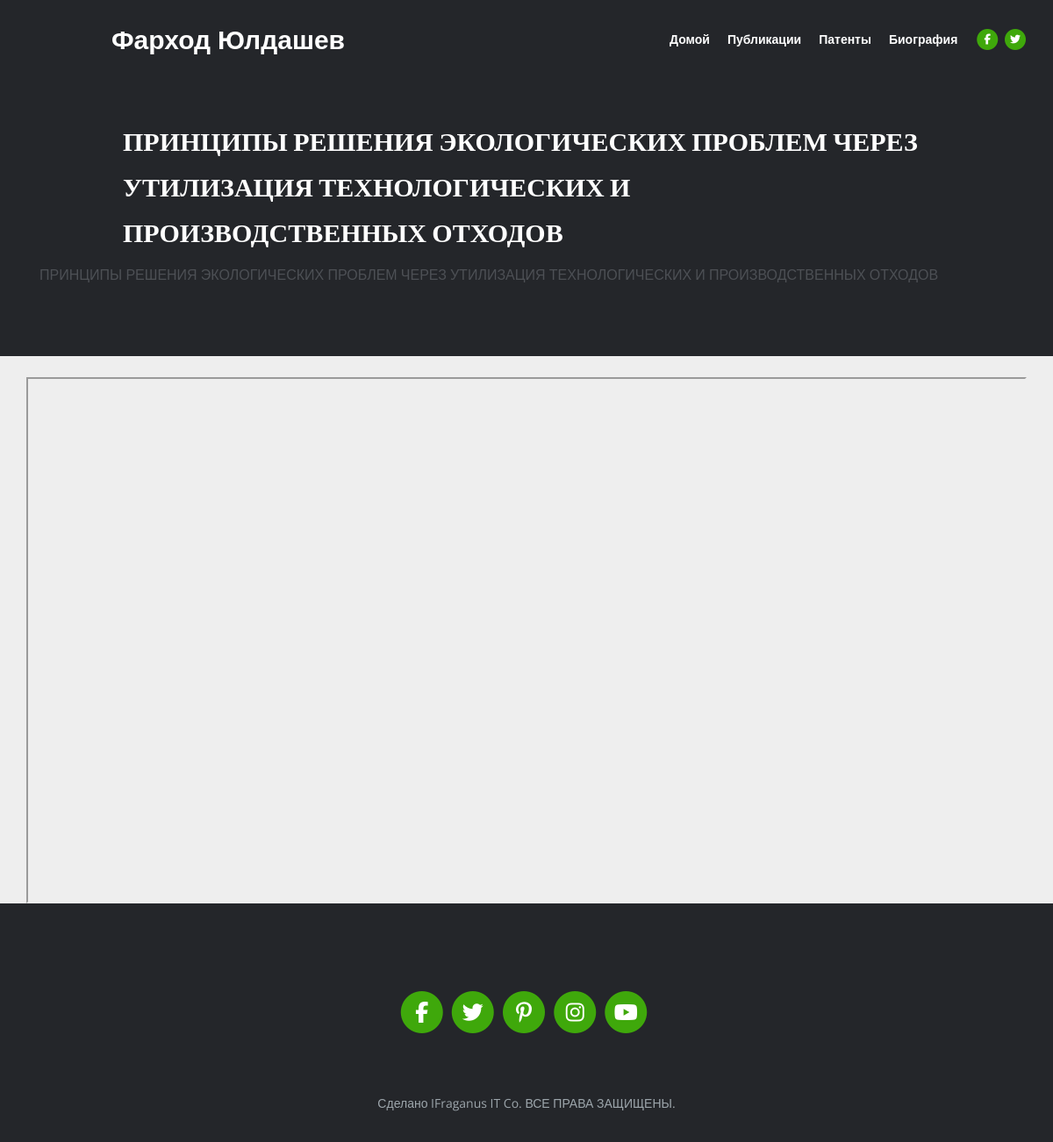
/project3, run on the app's committed database.
### publication/models.py (models this page shows, shortened)
class Projects(models.Model):
    author = models.CharField(max_length=300)
    image = models.ImageField(upload_to="images/", blank=True, null=True)
    title = models.CharField(max_length=400)
    body = models.TextField()
    link = models.CharField(max_length=500)
    likeCount = models.IntegerField(default=0)
    views = models.IntegerField(default=0)
    publishedDate = models.DateField()

### publication/views.py (the view)
# urls.py: path('project<int:id>', projectDetail, name='project-detail'),
def projectDetail(request, id):
    project = get_object_or_404(Projects, pk=id)
    project.views = project.views + 1
    project.save()
    context = {
        "project": project
    }
    return render(request, "publication-detail.html", context)

### templates/publication-detail.html
{% extends "base.html" %}
{% load static %}
{% block content %}
    <header class="ex-header">
      <div class="container">
        <div class="row">
          <div class="col-xl-10 offset-xl-1">
            <h1 class="publication-description__title">
              {{project.title}}
            </h1>
          </div>
        </div>
          <p>{{project.body}}</p>
      </div>
    </header>
    <div class="ex-basic-1 pt-4">
      <div class="container">
        <div class="row">
          <iframe
            src="{{project.link}}"
            width="100%"
            height="600"
            data-v-21257570=""
          ></iframe>
        </div>
      </div>
    </div>
{% endblock content %}

### static/css/styles.css (style rules this page uses)
body, html { width: 100%; height: 100%; }
body { background-color: #eee; }
body, p { color: #4d5055; font: 400 1rem/1.625rem "Open Sans", arial; }
* { font-family: "Open Sans", arial; }
h1 { color: #24262a; font-weight: 700; font-size: 2.5rem; line-height: 3.25rem; font-family: "Poppins"; }
.ex-header { padding-top: 8.5rem; padding-bottom: 4rem; background-color: #24262a; }
.ex-header h1 { color: #ffffff; }
.publication-description__title, .title-link { font-size: 30px; }

### data on the page
Projects: title "ПРИНЦИПЫ РЕШЕНИЯ ЭКОЛОГИЧЕСКИХ ПРОБЛЕМ ЧЕРЕЗ УТИЛИЗАЦИЯ ТЕХНОЛОГИЧЕСКИХ И ПРОИЗВОДСТВЕННЫХ ОТХОДОВ", body "ПРИНЦИПЫ РЕШЕНИЯ ЭКОЛОГИЧЕСКИХ ПРОБЛЕМ ЧЕРЕЗ УТИЛИЗАЦИЯ ТЕХНОЛОГИЧЕСКИХ И ПРОИЗВОДСТВЕННЫХ ОТХОДОВ"
